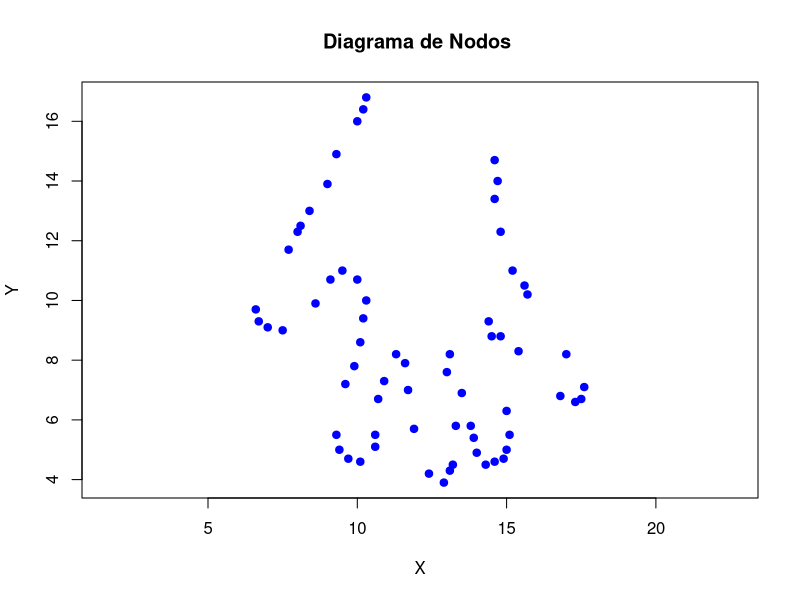
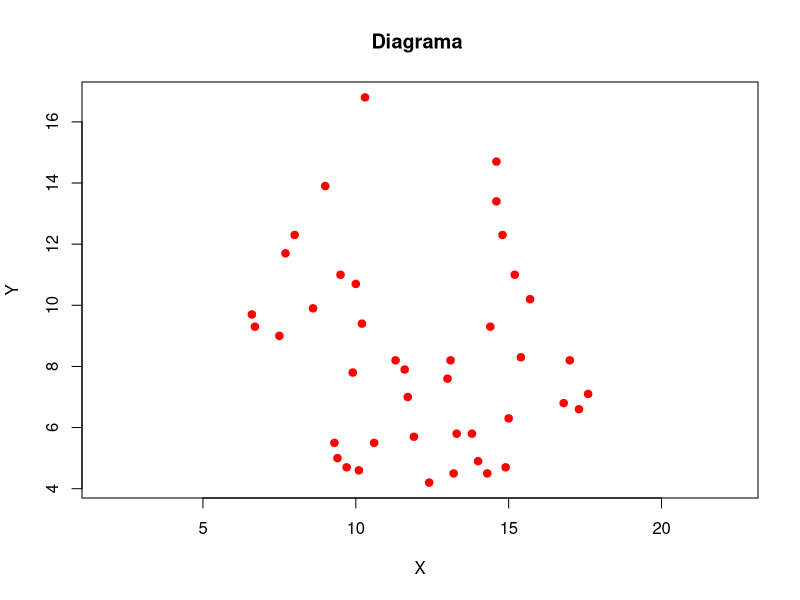
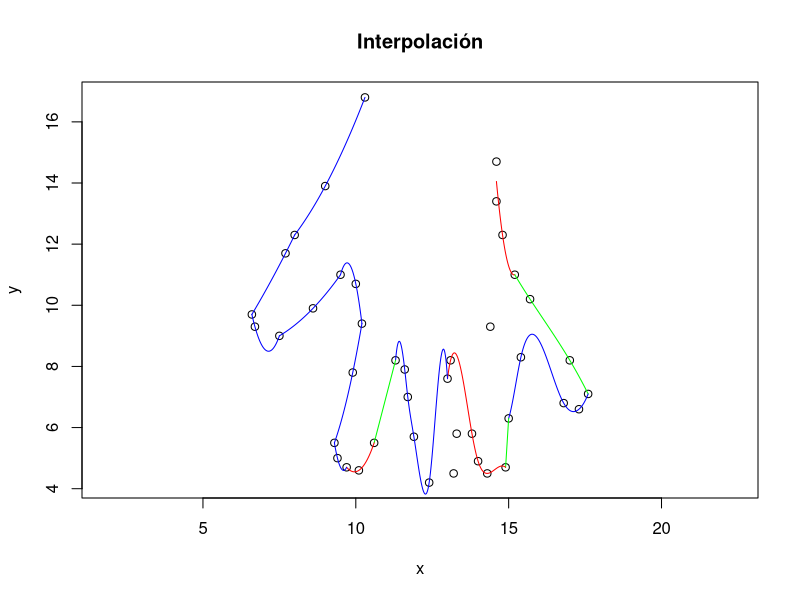

Write the R code that produced these figures, in order.



## Datos o Nodos


x=c(14.6, 14.7, 14.6, 14.8, 15.2, 15.6, 15.7, 17.0, 17.6, 17.5, 17.3, 16.8, 15.4, 14.8, 14.4, 14.5, 15.0, 15.1, 15.0, 14.9, 14.6, 14.3, 14.0, 13.9, 13.8, 13.5, 13.1, 13.0, 13.3, 13.2, 13.1, 12.9, 12.4, 11.9, 11.7, 11.6, 11.3, 10.9, 10.7, 10.6, 10.6, 10.1, 9.7, 9.4, 9.3, 9.6, 9.9, 10.1, 10.2, 10.3, 9.10, 8.6, 7.5, 7.0, 6.7, 6.6, 7.70, 8.00, 8.10, 8.40,              9.00, 9.30, 10, 10.2, 10.3, 10.0, 9.50)
y=c(14.7, 14.0, 13.4, 12.3, 11.0, 10.5, 10.2, 8.20, 7.10, 6.70, 6.60, 6.80, 8.30, 8.80, 9.30, 8.80, 6.30, 5.50, 5.00, 4.70, 4.60, 4.50, 4.90, 5.40, 5.80, 6.90, 8.20, 7.60, 5.80, 4.50, 4.30, 3.90, 4.20, 5.70, 7.00, 7.90, 8.20, 7.30, 6.70, 5.50, 5.10, 4.60, 4.7, 5.0, 5.5, 7.2, 7.8, 8.60, 9.40, 10.0, 10.7, 9.9, 9.0, 9.1, 9.3, 9.7, 11.7, 12.3, 12.5, 13.0,              13.9, 14.9, 16, 16.4, 16.8, 10.7, 11.0)
plot(x,y, pch=19, cex=1, col = "blue", asp=1,xlab="X", ylab="Y", main="Diagrama de Nodos ")

x=c(14.6, 14.6, 14.8, 15.2, 15.7,17.0, 17.6, 17.3, 16.8, 15.4,14.4, 15.0, 14.9, 14.3, 14.0, 13.8, 13.1, 13.0, 13.3, 13.2, 12.4, 11.9, 11.7, 11.6, 11.3, 10.6, 10.1,  9.7, 9.4,  9.3,  9.9, 10.2, 10.0, 9.50,8.6,  7.5,  6.7,  6.6, 7.70, 8.00, 9.00, 10.3)
y=c(14.7, 13.4, 12.3, 11.0, 10.2,8.20, 7.10, 6.60, 6.80, 8.30,9.30, 6.30, 4.70, 4.50, 4.90, 5.80, 8.20, 7.60, 5.80, 4.50, 4.20, 5.70, 7.00, 7.90, 8.20,5.50, 4.60,  4.7, 5.00,  5.5,  7.8, 9.40, 10.7, 11.0, 9.90,  9.0, 9.30, 9.70, 11.7, 12.3, 13.9, 16.8)

plot(x,y, pch=19, cex=1, col = "red", asp=1,xlab="X", ylab="Y", main="Diagrama ")
x
plot(x,y,main = "Interpolación",asp=1)
vx1 = c(x[1:4])
vy1 = c(y[1:4])
splines = splinefun(vx1,vy1, method = "fmm")
curve(splines(x), add = TRUE, col = "red", from = vx1[1], to = vx1[length(vx1)])
vx2 = c(x[4:7])
vy2 = c(y[4:7])
splines = splinefun(vx2,vy2, method = "fmm")
curve(splines(x), add = TRUE, col = "green", from = vx2[1], to = vx2[length(vx2)])
vx3 = c(x[7:12])
vy3 = c(y[7:12])
splines = splinefun(vx3,vy3, method = "fmm")
curve(splines(x), add = TRUE, col = "blue", from = vx3[1], to = vx3[length(vx3)])
vx4 = c(x[12:13])
vy4 = c(y[12:13])
splines = splinefun(vx4,vy4, method = "fmm")
curve(splines(x), add = TRUE, col = "green", from = vx4[1], to = vx4[length(vx4)])
vx5 = c(x[13:18])
vy5 = c(y[13:18])
splines = splinefun(vx5,vy5, method = "fmm")
curve(splines(x), add = TRUE, col = "red", from = vx5[1], to = vx5[length(vx5)])
vx6 = c(x[18:25])
vy6 = c(y[18:25])
splines = splinefun(vx6,vy6, method = "fmm")
curve(splines(x), add = TRUE, col = "blue", from = vx6[1], to = vx6[length(vx6)])
vx7 = c(x[25:26])
vy7 = c(y[25:26])
splines = splinefun(vx7,vy7, method = "fmm")
curve(splines(x), add = TRUE, col = "green", from = vx7[1], to = vx7[length(vx7)])
vx8 = c(x[26:28])
vy8 = c(y[26:28])
splines = splinefun(vx8,vy8, method = "fmm")
curve(splines(x), add = TRUE, col = "red", from = vx8[1], to = vx8[length(vx8)])
vx9 = c(x[28:30])
vy9 = c(y[28:30])
splines = splinefun(vx9,vy9, method = "fmm")
curve(splines(x), add = TRUE, col = "blue", from = vx9[1], to = vx9[length(vx9)])
vx10 = c(x[30:32])
vy10 = c(y[30:32])
splines = splinefun(vx10,vy10, method = "fmm")
curve(splines(x), add = TRUE, col = "blue", from = vx10[1], to = vx10[length(vx10)])
vx11 = c(x[32:34])
vy11 = c(y[32:34])
splines = splinefun(vx11,vy11, method = "fmm")
curve(splines(x), add = TRUE, col = "blue", from = vx11[1], to = vx11[length(vx11)])
vx12 = c(x[34:36])
vy12 = c(y[34:36])
splines = splinefun(vx12,vy12, method = "fmm")
curve(splines(x), add = TRUE, col = "blue", from = vx12[1], to = vx12[length(vx12)])
vx13 = c(x[36:38])
vy13 = c(y[36:38])
splines = splinefun(vx13,vy13, method = "fmm")
curve(splines(x), add = TRUE, col = "blue", from = vx13[1], to = vx13[length(vx13)])
vx14 = c(x[38:40])
vy14 = c(y[38:40])
splines = splinefun(vx14,vy14, method = "fmm")
curve(splines(x), add = TRUE, col = "blue", from = vx14[1], to = vx14[length(vx14)])
vx15 = c(x[40:42])
vy15 = c(y[40:42])
splines = splinefun(vx15,vy15, method = "fmm")
curve(splines(x), add = TRUE, col = "blue", from = vx15[1], to = vx15[length(vx15)])


